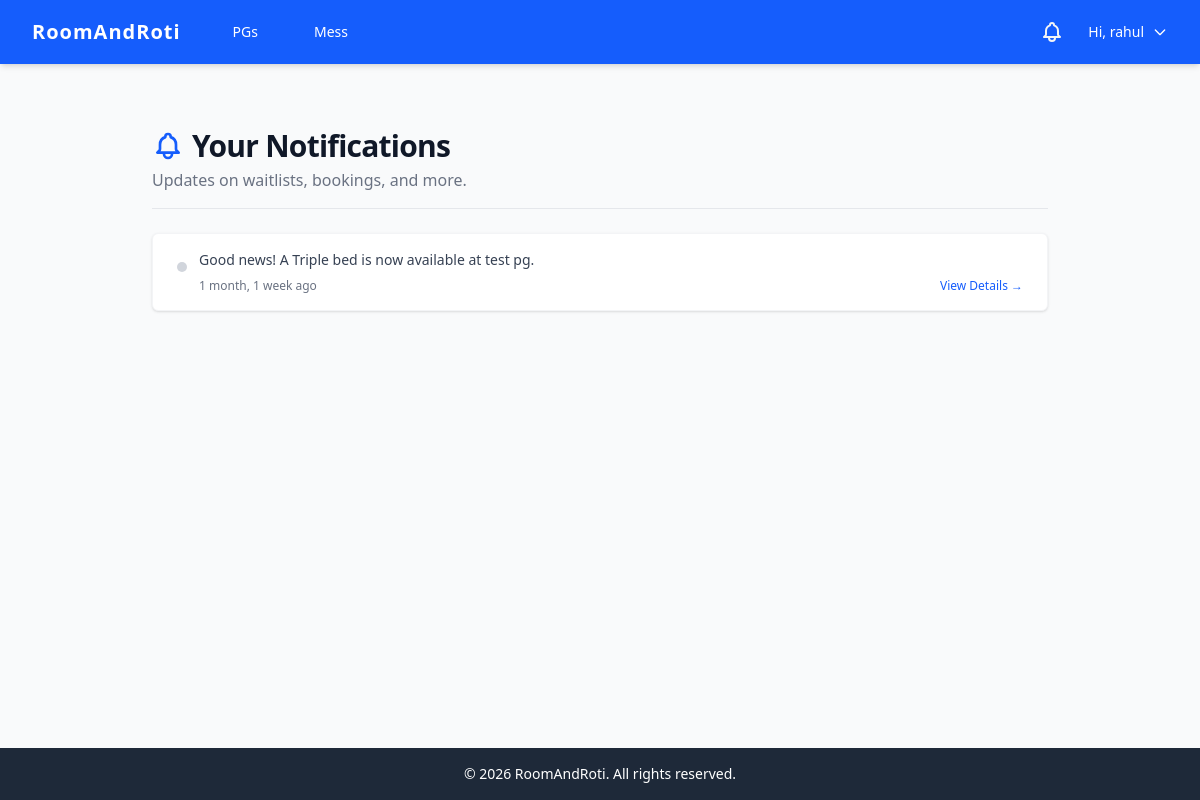
The page /users/notifications/ (signed in) on the database its author committed.
### users/models.py (models this page shows, shortened)
class CustomUser(AbstractUser):
    ROLE_CHOICES = (
        ("student", "Student"),
        ("owner", "Owner"),
        ("admin", "Admin"),
    )
    role = models.CharField(max_length=10, choices=ROLE_CHOICES, default="student")
    email = models.EmailField(unique=True)

class Notification(models.Model):
    user = models.ForeignKey(
        CustomUser, on_delete=models.CASCADE, related_name="notifications"
    )
    message = models.TextField()
    is_read = models.BooleanField(default=False)
    link = models.CharField(
        max_length=255,
        blank=True,
        null=True,
        help_text="URL to redirect to when clicked",
    )
    created_at = models.DateTimeField(auto_now_add=True)
    class Meta:
        ordering = ["-created_at"]

### users/views.py (the view)
# urls.py: path("notifications/", views.notifications_list, name="notifications"),
@login_required
def notifications_list(request):
    notifications = request.user.notifications.all()
    unread_notifications = notifications.filter(is_read=False)
    if unread_notifications.exists():
        unread_notifications.update(is_read=True)
    return render(
        request, "users/notifications_list.html", {"notifications": notifications}
    )

### users/context_processors.py (called while the page is built)
def unread_notifications(request):
    if request.user.is_authenticated:
        count = Notification.objects.filter(user=request.user, is_read=False).count()
        return {"unread_notifications_count": count}
    return {"unread_notifications_count": 0}

### users/templates/users/notifications_list.html (shortened to what this page needs)
{% extends 'base.html' %}
{% block content %}
<div class="max-w-4xl mx-auto py-8">
    <div class="mb-6 border-b border-gray-200 pb-4">
        <h1 class="text-3xl font-extrabold text-gray-900 tracking-tight flex items-center gap-2">
            <span class="text-blue-600">
            </span>
            Your Notifications
        </h1>
        <p class="text-gray-500 mt-1">Updates on waitlists, bookings, and more.</p>
    </div>
    {% if notifications %}
    <div class="bg-white shadow overflow-hidden sm:rounded-md border border-gray-100">
        <ul class="divide-y divide-gray-200">
            {% for notification in notifications %}
            <li>
                <div class="px-4 py-4 sm:px-6 hover:bg-gray-50 transition-colors {% if not notification.is_read %}bg-blue-50/50{% endif %}">
                    <div class="flex items-start">
                        <div class="flex-shrink-0 mt-1">
                            <span class="inline-block w-2.5 h-2.5 rounded-full {% if not notification.is_read %}bg-blue-600{% else %}bg-gray-300{% endif %}"></span>
                        </div>
                        <div class="ml-3 flex-1">
                            <p class="text-sm font-medium {% if not notification.is_read %}text-gray-900{% else %}text-gray-700{% endif %}">
                                {{ notification.message }}
                            </p>
                            <div class="mt-2 flex items-center justify-between text-xs text-gray-500">
                                <span>{{ notification.created_at|timesince }} ago</span>
                                {% if notification.link %}
                                <a href="{{ notification.link }}" class="font-medium text-blue-600 hover:text-blue-500">
                                    View Details &rarr;
                                </a>
                                {% endif %}
                            </div>
                        </div>
                    </div>
                </div>
            </li>
            {% endfor %}
        </ul>
    </div>
    {% endif %}
</div>
{% endblock %}

### templates/base.html (shortened to what this page needs)
<!DOCTYPE html>
{% load static %}
<html lang="en">
<head>
    <link rel="stylesheet" href="{% static 'css/output.css' %}">
    <link rel="stylesheet" href="https://cdnjs.cloudflare.com/ajax/libs/font-awesome/6.5.1/css/all.min.css">
</head>
<body class="bg-gray-50 text-gray-800 font-sans min-h-screen flex flex-col">
    <nav class="bg-blue-600 text-white shadow-md">
        <div class="max-w-7xl mx-auto px-4 sm:px-6 lg:px-8">
            <div class="flex justify-between h-16">
                <div class="flex items-center">
                    <a href="/" class="text-xl font-bold tracking-wider">RoomAndRoti</a>
                    <div class="hidden md:flex ml-10 space-x-8">
                        <a href="{% url 'pg_list' %}"
                            class="hover:text-blue-200 px-3 py-2 rounded-md text-sm font-medium">PGs</a>
                        <a href="{% url 'mess_list' %}"
                            class="hover:text-blue-200 px-3 py-2 rounded-md text-sm font-medium">Mess</a>
                    </div>
                </div>
                <div class="flex items-center space-x-4">
                    {% if user.is_authenticated %}
                    <a href="{% url 'notifications' %}" class="relative p-2 text-gray-100 hover:text-white transition-colors">
                    </a>
                    <div class="relative group h-full flex items-center">
                        <button
                            class="flex items-center space-x-2 text-sm font-medium hover:text-blue-200 focus:outline-none py-2">
                            <span>Hi, {{ user.username }}</span>
                            <svg class="w-4 h-4" fill="none" stroke="currentColor" viewBox="0 0 24 24"
                                xmlns="http://www.w3.org/2000/svg">
                                <path stroke-linecap="round" stroke-linejoin="round" stroke-width="2"
                                    d="M19 9l-7 7-7-7"></path>
                            </svg>
                        </button>
                    </div>
                    {% else %}
                    <a href="{% url 'login' %}"
                        class="hover:text-blue-200 px-3 py-2 rounded-md text-sm font-medium">Login</a>
                    <a href="{% url 'register' %}"
                        class="bg-white text-blue-600 hover:bg-gray-100 px-4 py-2 rounded-md text-sm font-bold">Sign
                        Up</a>
                    {% endif %}
                </div>
            </div>
        </div>
    </nav>
    <main class="flex-grow max-w-7xl w-full mx-auto px-4 sm:px-6 lg:px-8 py-8">
        {% block content %}
        {% endblock %}
    </main>
    <footer class="bg-gray-800 text-white text-center py-4 mt-auto">
        <p class="text-sm">&copy; 2026 RoomAndRoti. All rights reserved.</p>
    </footer>
</body>
</html>

### rows shown on the page
CustomUser: username "rahul"
Notification: is_read True (drawn), message "Good news! A Triple bed is now available at test pg.", created_at "1 month, 1 week"
